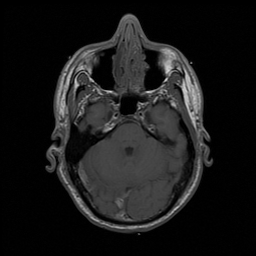
%> input picture Post_TV/head.png, 256 x 256 px
$ octave head.m   (GNU Octave 9; MATLAB toolbox functions it lacks are replaced by stand-ins)
%> lines starting %> are read from the running program, lines starting %| are printed output that depends on the picture
### Post_TV/Total_variation_CT.m
function [x, time_vec, error_vec] = Total_variation_CT(sinogram, theta, x, P_original)
% TOTAL_VARIATION_CT Iterative CT reconstruction with Total Variation (TV) regularization.
%
% This function solves the optimization problem using a Forward-Backward
% splitting method (Gradient Descent + Proximal TV step).
%
% Inputs:
%   sinogram   - Projection matrix (detectors x angles).
%   theta      - Projection angles vector (in degrees).
%   x          - Initial estimate of the reconstructed image.
%   P_original - Ground truth image (used for calculating iteration error).
%
% Outputs:
%   x          - Final reconstructed image.
%   time_vec   - Vector tracking cumulative execution time per iteration.
%   error_vec  - Vector tracking the Frobenius norm error per iteration.

    %% 1. Initial Setup and Parameter Definition

    % Determine image size (N) based on the sinogram dimensions.
    % The iradon function assumes the image is slightly smaller than the sinogram.
    [num_detectors, ~] = size(sinogram);
    N = 2 * floor(num_detectors / (2 * sqrt(2))) - 2; % Safe estimation of N

    % Optimization parameters
    lambda    = 0.5;   % TV regularization parameter
    num_iter  = 500;   % Number of iterations
    step_size = 0.001; % Gradient descent step size

    % Initialize tracking arrays to preallocate memory
    error_vec = zeros(num_iter, 1);
    time_vec  = zeros(num_iter, 1);

    fprintf('Starting TV reconstruction for image of size %dx%d...\n', N, N);

    % Start the execution timer
    t_start = tic;

    %% 2. Optimization Loop
    for i = 1:num_iter

        % --- A. GRADIENT STEP (Data Fidelity) ---

        % 1. Forward project the current image estimate
        Ax = radon(x, theta);

        % 2. Dimension Adjustment
        % The radon function often returns a matrix larger than the original sinogram.
        % We crop Ax so it exactly matches the input sinogram dimensions.
        if size(Ax, 1) ~= num_detectors
            diff_size = size(Ax, 1) - num_detectors;
            idx_start = floor(diff_size / 2) + 1;
            idx_end   = idx_start + num_detectors - 1;
            Ax = Ax(idx_start:idx_end, :);
        end

        % 3. Compute the error in the projection (sinogram) domain
        error_sinogram = Ax - sinogram;

        % 4. Backproject the error to compute the gradient: A'(Ax - b)
        % We use 'none' to apply a pure backprojection operator without FBP filtering.
        grad = iradon(error_sinogram, theta, 'linear', 'none', 1, N);

        % 5. Update the image via Gradient Descent
        x = x - step_size * grad;

        % --- B. PROXIMAL STEP (TV Denoising) ---

        % Apply Chambolle's algorithm for edge-preserving smoothing.
        try
            x = tv_denoise_chambolle(x, lambda * step_size);
        catch
            warning('tv_denoise_chambolle function not found. Terminating TV step early.');
            break;
        end

        % --- C. PERFORMANCE TRACKING ---

        % Record elapsed time
        time_vec(i) = toc(t_start);

        % Compute the Frobenius norm error compared to the original image.
        % Note: Single quotes ('fro') are safer for MATLAB 2017b compatibility.
        error_vec(i) = norm(x - P_original, 'fro');

    end

    % Optional: Notify the user when complete
    fprintf('Reconstruction completed in %.2f seconds.\n', time_vec(end));

end

### Post_TV/tv_denoise_chambolle.m
function u = tv_denoise_chambolle(f, lambda)
    % Chambolle's algorithm for the TV proximal operator
    % It is efficient and only uses finite differences in MATLAB.
    [rows, cols] = size(f);
    p = zeros(rows, cols, 2); % Dual field
    tau = 0.24; % Time step for stability

    for i = 1:10 % A few inner iterations are enough
        % Gradient of the divergence
        div_p = compute_div(p);
        w = f - div_p;
        grad_w = compute_grad(w);

        % Update of the dual field
        norm_grad_w = sqrt(sum(grad_w.^2, 3));
        p = (p + tau * grad_w) ./ (1 + tau/lambda * norm_grad_w);
    end
    u = f - compute_div(p);
end

### Post_TV/compute_div.m
function d = compute_div(p)
    % Divergence (adjoint of the gradient)
    px = p(:,:,1);
    py = p(:,:,2);

    dx = px(:, [1, 1:end-1]) - px;
    dx(:, 1) = px(:, 1);
    dx(:, end) = -px(:, end-1);

    dy = py([1, 1:end-1], :) - py;
    dy(1, :) = py(1, :);
    dy(end, :) = -py(end-1, :);

    d = dx + dy;
end

### Post_TV/head.m
clc;
clear;
close all;

%% ================= PROJECT PRESENTATION =================
disp('======================================================================');
disp('#### Project supported by Centro de Modelamiento Matematico (Chile) ####');
disp('#### Angular Regularization for Sparse-Angle Tomographic Projections ####');
disp('#### Sparse Tomographic Reconstruction of the Human Head               ####');
disp('======================================================================');
fprintf('\n');

%% ================= INPUT PARAMETERS =================
num_train_proj = input('Enter the number of training projections: ');
%> the answer given: 3
num_learn_proj = input('Enter the number of projections to be learned: ');
%> the answer given: 3
fprintf('\n');

%% ================= DATA GENERATION =================
disp('Generating data and training projections...');

filename = 'head.png';

% Read image and ensure it is 256x256 grayscale double
P = imread(filename);
%> P is the input picture: size 256x256 uint8; min 0, max 215, mean 25.1
if size(P, 3) > 1
    P = rgb2gray(P);
end
P = imresize(im2double(P), [256 256]);
%> P: size 256x256 double

% Store original for error calculation and comparison
P_original = P;
img_size = size(P, 1);
%> img_size = 256

% Add uniform noise to the image
% Note: rand(size(P)) is safer and better practice than rand(256)
P = P + 0.2 * rand(size(P));
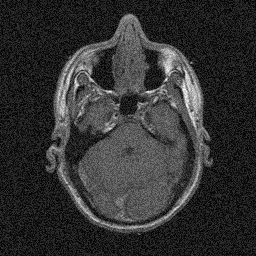
%> P: size 256x256 double; min 3.28e-05, max 0.99, mean 0.198

% Generate random training angles and compute the Radon transform (sinogram)
theta_train = sort(180 * rand(1, num_train_proj));
[R_train, xp] = radon(P, theta_train);
%> R_train = 367 rows, first 12: [0 0 0; 0 0 0; 0 0 0; 0 0 0; 0 0 0; 0 0 0; 0 0 0; 0 0 0; 0 0 0; 0 0 0; 0 0 0; 0 0 0]; xp = 367 values from -183 to 183

%% ================= PROPOSED METHODOLOGY =================
disp('Executing Proposed Methodology (Angular Regularization)...');
t_prop = tic;

% Generate random target angles to learn/interpolate
theta_learn = sort(180 * rand(1, num_learn_proj));
R_learn = zeros(length(xp), length(theta_learn));

for i = 1:num_learn_proj
    theta_target = theta_learn(i);
    [epsilon, idx] = min(abs(theta_train - theta_target));

    if epsilon == 0
        R_learn(:, i) = R_train(:, idx);
    else
        % Vectorized weight calculation for maximum performance
        distances = abs(theta_target - theta_train);
        weights = exp(-(distances / epsilon).^2);

        % Interpolate the projection based on Gaussian weights
        R_learn(:, i) = (R_train * weights') / sum(weights);
    end
end
%> after the loop, R_learn has the same summary as R_train; distances = [1.61 1.33 3.75]; weights = [0.232 0.368 0.000364]
time_prop = toc(t_prop);
fprintf('Methodology execution time: %.2f seconds\n\n', time_prop);

%% ================= IMAGE RECONSTRUCTION =================
disp('Reconstructing images using inverse Radon transform (FBP)...');

% 1. Reconstruct using the learned/interpolated sinogram (Proposed)
rec_proposed = iradon(R_learn, theta_learn, 'linear', 'Ram-Lak', 1, img_size);
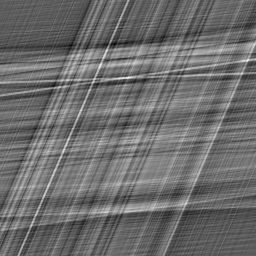
%> rec_proposed: size 256x256 double; min -1.74, max 2.74, mean 0.166; drawn with min black and max white

% 2. Reconstruct using only the sparse training sinogram (Standard FBP)
rec_fbp = iradon(R_train, theta_train, 'linear', 'Ram-Lak', 1, img_size);
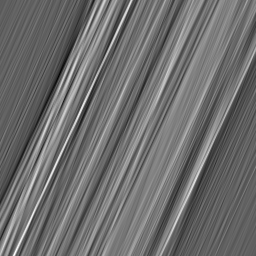
%> rec_fbp: size 256x256 double; min -2.32, max 3.47, mean 0.186; drawn with min black and max white


disp('Applying Total Variation (TV) Regularization...');

% 3. TV Reconstruction using the proposed methodology as the initial guess
[X_tv_proposed, time_vec_prop, error_vec_prop] = Total_variation_CT(R_train, theta_train, rec_proposed, P_original);
%> (printed output is left out)
%> (the run ends here)
